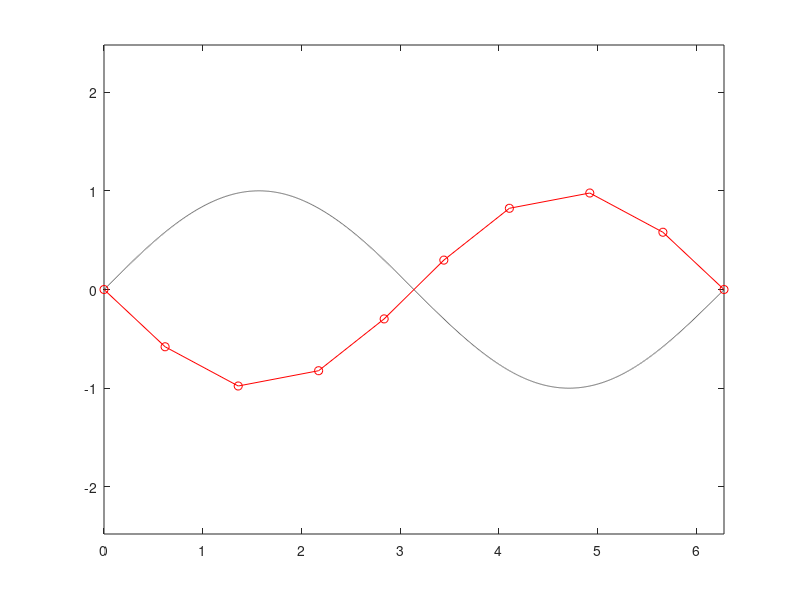

Recreate this plot in MATLAB. (Note: this script raises an error after producing the figure.)
clc 
clear all
% Parameters
N = 10;                 % number of points
x_start = 0;             
x_end = 2*pi;            % range over which to draw the sine curve

% High-resolution x for arc length computation
x_fine = linspace(x_start, x_end, 10000);
y_fine = sin(x_fine);

% Approximate arc length
dx = diff(x_fine);
dy = diff(y_fine);
ds = sqrt(dx.^2 + dy.^2);          % segment lengths
s = [0, cumsum(ds)];               % cumulative arc length

% Desired equally spaced arc lengths
s_equidistant = linspace(0, s(end), N);

% Interpolate to get x and y at equally spaced arc lengths
x_equidistant = interp1(s, x_fine, s_equidistant);
y_equidistant = -sin(x_equidistant);

% Store into nodes array
nodes = [x_equidistant(:), y_equidistant(:)];

% Optional: visualize
plot(x_fine, y_fine, 'k--'); hold on;
plot(nodes(:,1), nodes(:,2), 'ro-'); axis equal;

tolerance = 1e-10;
nodes(abs(nodes) < tolerance) = 0;
nodes = [nodes, zeros(N,1)];
Edges = [(1:N-1)', (2:N)'];

%% put into inputGeometry.txt file
filename = 'input_snake2.txt';
fid = fopen(filename,'w');
if fid ~= -1
    fprintf(fid,'*Nodes');
    fclose(fid);
end
writematrix(nodes,filename, 'WriteMode','append')
fid = fopen(filename, 'at');
if fid ~= -1
    fprintf(fid,'*Edges');
    fclose(fid);
end
writematrix(Edges,filename, 'WriteMode','append')
